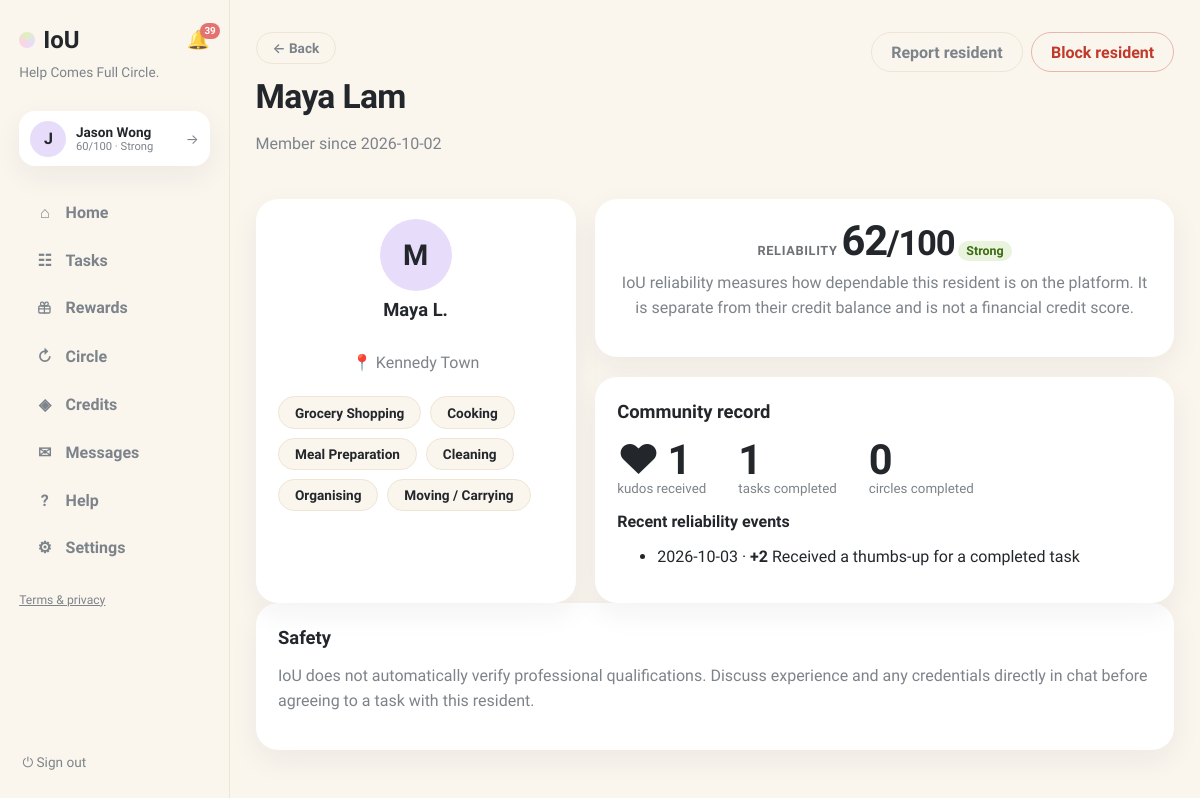
Before: /profile/4 (signed in) with the older database file.
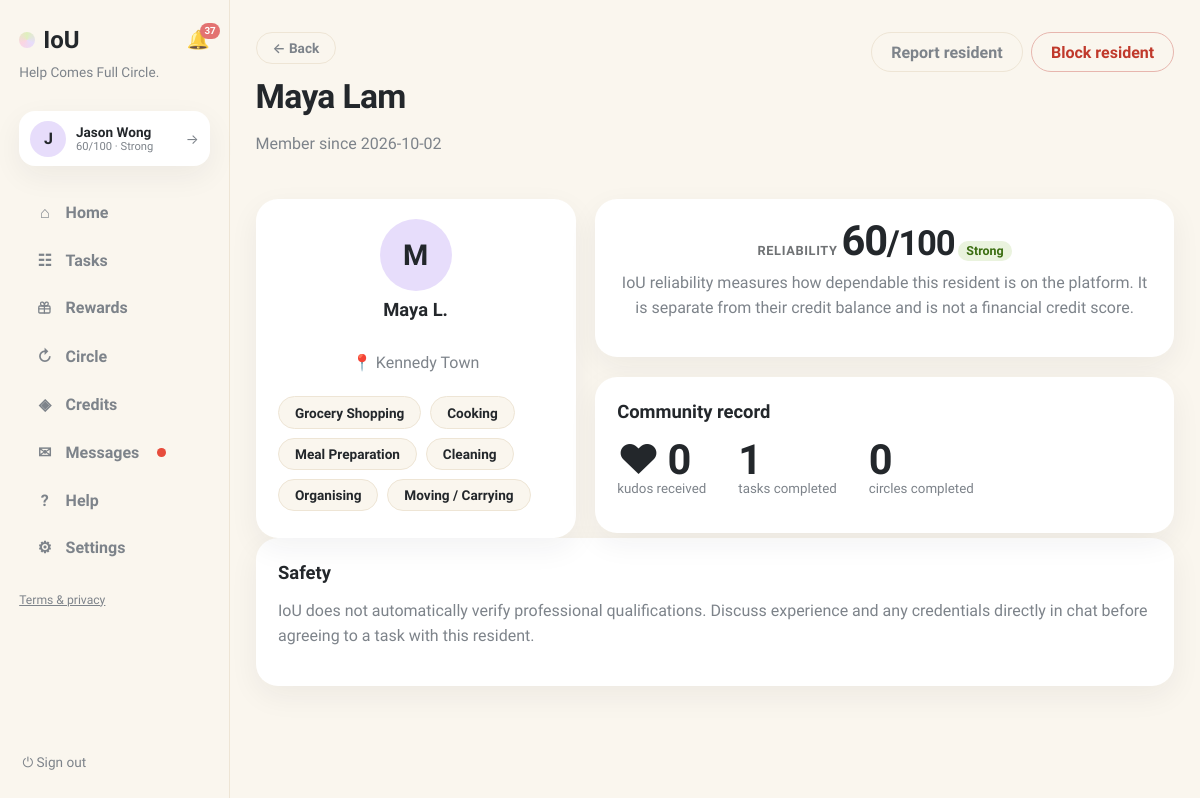
After: the same page with the newer database file.
### tables this page shows
CREATE TABLE reliability_events (
                id INTEGER PRIMARY KEY, user_id INTEGER NOT NULL, request_id INTEGER,
                event_type TEXT NOT NULL, score_change INTEGER NOT NULL,
                reason TEXT NOT NULL, created_at TEXT NOT NULL,
                FOREIGN KEY(user_id) REFERENCES users(id)
            );

### app.py (the view)
@app.get("/profile/{user_id}", response_class=HTMLResponse)
@app.get("/profile", response_class=HTMLResponse)
def profile_page(request: Request, user_id: int | None = None):
    viewer = current_user(request)
    if not viewer:
        return RedirectResponse("/login", status_code=303)
    target_id = user_id or viewer["id"]
    with db() as connection:
        profile = connection.execute("SELECT * FROM users WHERE id=?", (target_id,)).fetchone()
        if not profile:
            return render(request, "error.html", message="That profile does not exist.")
        thumbs = connection.execute(
            "SELECT COUNT(*) c, COALESCE(SUM(kudos_bonus),0) bonus FROM transactions "
            "WHERE provider_id=? AND kudos_given=1", (target_id,)).fetchone()
        completed = connection.execute(
            "SELECT COUNT(*) c FROM transactions WHERE provider_id=?", (target_id,)).fetchone()["c"]
        circles = connection.execute(
            """SELECT COUNT(DISTINCT cp.id) c FROM chain_proposals cp
               JOIN chain_members cm ON cm.proposal_id=cp.id
               WHERE cm.user_id=? AND cp.status='completed'""", (target_id,)).fetchone()["c"]
        events = connection.execute(
            """SELECT * FROM reliability_events WHERE user_id=? ORDER BY created_at DESC, id DESC LIMIT 8""",
            (target_id,)).fetchall()
        tasks_done = connection.execute(
            """SELECT t.*, r.title FROM transactions t JOIN requests r ON r.id=t.request_id
               WHERE t.provider_id=? ORDER BY t.created_at DESC LIMIT 6""",
            (target_id,)).fetchall()
        annual_opt_in = connection.execute(
            "SELECT 1 FROM consents WHERE user_id=? AND policy='analytics' LIMIT 1",
            (target_id,)).fetchone()
    owns_profile = target_id == viewer["id"]
    return render(
        request, "profile.html", page="profile", profile=profile, owns_profile=owns_profile,
        thumbs=thumbs, completed=completed, circles=circles, events=events,
        tasks_done=tasks_done, analytics_opt_in=bool(annual_opt_in),
        circle_badge=profile["verification_neighbourhood"] == "verified",
    )

### templates/profile.html (shortened to what this page needs)
{% extends "base.html" %}
{% block content %}
{% set score = profile.reliability if profile.reliability is not none else 60 %}
{% set label = 'Suspended' if score <= 0 else ('Restricted' if score < 30 else ('Limited' if score < 60 else ('Strong' if score < 80 else 'Excellent'))) %}
<header class="page-head">
  <div>
    {% if not owns_profile %}<a class="btn-ghost btn-back" href="/browse">← Back</a>{% endif %}
    <h1 style="margin-top:.8rem">{{ profile.name }}</h1>
    <p class="muted">{% if profile.username %}@{{ profile.username }} · {% endif %}Member since {{ profile.created_at[:10] if profile.created_at else '2026' }}</p>
  </div>
  <div class="head-actions">
    {% if owns_profile %}
    <a class="btn-ghost" href="/account">Edit profile →</a>
    {% else %}
    <a class="btn-ghost" href="/report?user_id={{ profile.id }}">Report resident</a>
    <form method="post" action="/users/{{ profile.id }}/block"><input type="hidden" name="next" value="/profile/{{ profile.id }}"><button class="btn-ghost danger">Block resident</button></form>
    {% endif %}
  </div>
</header>
<div class="profile-grid">
  <div class="card profile-card">
    <div class="avatar avatar-big">{{ profile.name[0] }}</div>
    <h2>{{ profile.name.split(' ')[0] }}{{ ' ' ~ profile.name.split(' ')[-1][0] ~ '.' if profile.name.split(' ')|length > 1 else '' }}</h2>
    {% if profile.vis_neighbourhood %}<p class="muted">📍 {{ profile.district or profile.address_id or 'Neighbourhood' }}</p>{% endif %}
    {% if profile.vis_skills %}
    <div class="genre-row">
      {% for skill in profile.skills.split(',') if profile.skills and skill %}<span class="skill-tag">{{ skill }}</span>{% endfor %}
    </div>
    {% endif %}
  </div>
  <div>
    <div class="card reliability-panel">
      <span class="stat-label">Reliability</span>
      <span class="stat-big">{{ score }}<small>/100</small></span>
      <span class="rel-label rel-{{ 'excellent' if score >= 80 else ('strong' if score >= 60 else ('limited' if score >= 30 else ('restricted' if score >= 1 else 'suspended'))) }}">{{ label }}</span>
      <p class="muted" style="margin-top:.5rem">IoU reliability measures how dependable this resident is on the platform. It is separate from their credit balance and is not a financial credit score.</p>
    </div>
    <div class="card" style="margin-top:1.2rem">
      <h2>Community record</h2>
      <div class="profile-stats">
        <div><span class="stat-big">♥ {{ thumbs.c if thumbs else 0 }}</span><small>kudos received</small></div>
        <div><span class="stat-big">{{ completed }}</span><small>tasks completed</small></div>
        <div><span class="stat-big">{{ circles }}</span><small>circles completed</small></div>
      </div>
      {% if events %}
      <h3 style="margin-top:1rem">Recent reliability events</h3>
      <ul class="simple-list">
        {% for event in events %}
        <li>{{ event.created_at[:10] }} · <b>{{ '+' if event.score_change > 0 else '' }}{{ event.score_change }}</b> {{ event.reason }}</li>
        {% endfor %}
      </ul>
      {% endif %}
    </div>
  </div>
</div>
{% if not owns_profile %}
<section class="card">
  <h2>Safety</h2>
  <p class="muted">IoU does not automatically verify professional qualifications. Discuss experience and any credentials directly in chat before agreeing to a task with this resident.</p>
</section>
{% endif %}
{% endblock %}

### templates/base.html (shortened to what this page needs)
<!doctype html>
<html lang="en"><head><link rel="stylesheet" href="/static/style.css"></head>
<body class="app-body">
<nav class="sidebar">
  <div class="brand-row">
    <a class="brand" href="/"><span class="brand-dot"></span>IoU</a>
    {% if user %}
    <a class="bell {% if page == 'notifications' %}active{% endif %}" href="/notifications" title="Notifications">🔔{% if unread_notifs or unread_msgs %}<span class="bell-badge">{{ (unread_notifs or 0) + (unread_msgs or 0) }}</span>{% endif %}</a>
    {% endif %}
  </div>
  <p class="brand-tag">Help Comes Full Circle.</p>
  {% if user %}
  <a class="side-user" href="/profile" title="Your profile">
    <div class="avatar">{{ user.name[0] }}</div>
    {% set sc = user.reliability if user.reliability is not none else 60 %}
    {% set lab = 'Suspended' if sc <= 0 else ('Restricted' if sc < 30 else ('Limited' if sc < 60 else ('Strong' if sc < 80 else 'Excellent'))) %}
    <div class="sidebar-user-meta"><b>{{ user.name }}</b>
      <small>{{ sc }}/100 · {{ lab }}</small>
    </div>
    <span class="side-user-arrow">→</span>
  </a>
  <div class="nav-links">
    <a class="nav-link {% if page == 'home' %}active{% endif %}" href="/"><span class="nav-ico">⌂</span>Home</a>
    <a class="nav-link {% if page == 'browse' %}active{% endif %}" href="/browse"><span class="nav-ico">☷</span>Tasks</a>
    <a class="nav-link " href="/rewards"><span class="nav-ico"></span>Rewards</a>
    <a class="nav-link {% if page == 'circle' %}active{% endif %}" href="/chain-invitations"><span class="nav-ico">↻</span>Circle{% if circle_pending %}<span class="unread-dot"></span>{% endif %}</a>
    <a class="nav-link {% if page == 'credits' %}active{% endif %}" href="/history"><span class="nav-ico">◈</span>Credits</a>
    <a class="nav-link {% if page == 'messages' %}active{% endif %}" href="/messages"><span class="nav-ico">✉</span>Messages{% if unread_msgs %}<span class="unread-dot"></span>{% endif %}</a>
    <a class="nav-link {% if page == 'help' %}active{% endif %}" href="/help"><span class="nav-ico">?</span>Help</a>
    <a class="nav-link {% if page == 'account' %}active{% endif %}" href="/account"><span class="nav-ico">⚙</span>Settings</a>
  </div>
  <p class="nav-footer"><a href="/legal">Terms &amp; privacy</a></p>
  <form method="post" action="/logout" class="side-logout"><button class="link-button" title="Sign out">⏻ Sign out</button></form>
  {% else %}
  <div class="nav-links">
    <a class="nav-link" href="/login"><span class="nav-ico">→</span>Sign in</a>
    <a class="nav-link" href="/register"><span class="nav-ico">＋</span>Create account</a>
  </div>
  <p class="nav-footer"><a href="/legal">Terms &amp; privacy</a></p>
  {% endif %}
</nav>
<main class="content {% block content_class %}{% endblock %}">{% block content %}{% endblock %}</main>
</body></html>

Changed rows visible on the page:
removed reliability_events: created_at "2026-10-03", score_change "+", score_change "2", reason "Received a thumbs-up for a completed task"
Other visible differences:
{{ (unread_notifs or 0) + (unread_msgs or 0) }}: "39" → "37"
{{ score }}: "62" → "60"
{{ thumbs.c if thumbs else 0 }}: "1" → "0"
text no longer shown: "Recent reliability events"
